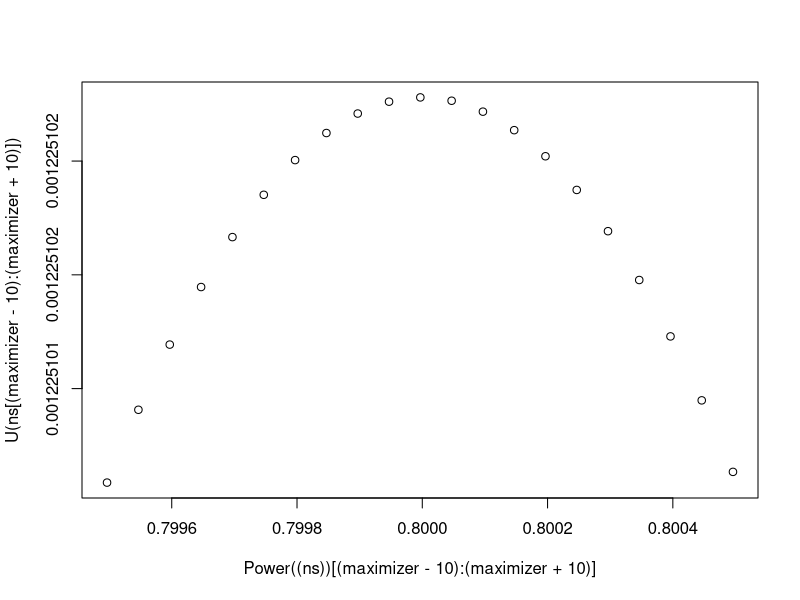
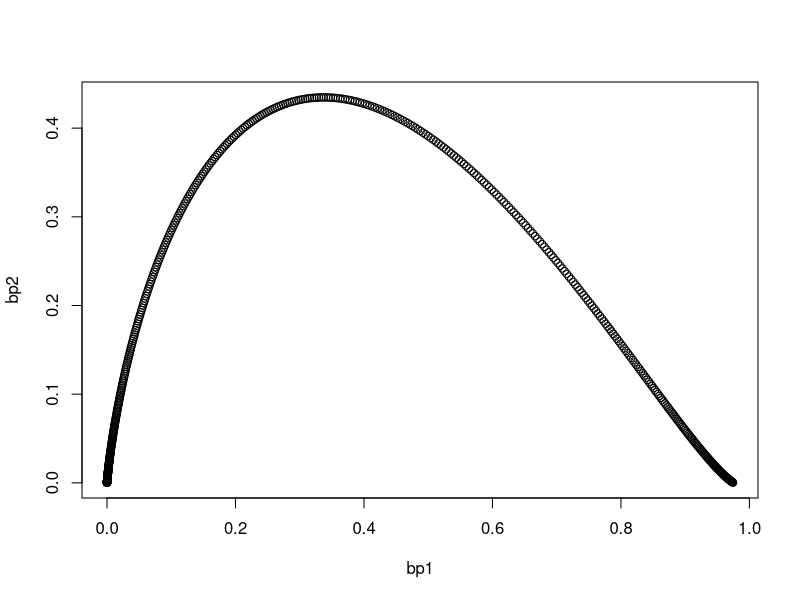

Generate these figures, in order, with R:

#multiple hs
rm(list = ls())
hs <- c(.1,.1,.1)
weights <- c(0.1,0.475,0.475)
weights <- weights/sum(weights)
cv <- 1.96
parm <-  2.8016177
lambda <- 1/((1-pnorm(cv-parm)+pnorm(-cv-parm))-(parm/2)*(dnorm(cv-parm) -dnorm(-cv-parm)))-1
Power <- function(ns){
  pwrs <- rep(0,length(ns))
  for (j in 1:length(ns)){
    n <- ns[j]
    pwrs[j] <- sum((1-pnorm(cv- hs*sqrt (n)) +pnorm(-cv- hs*sqrt (n))  )*weights)  
  }
  return(pwrs) 
}
U <- function(n){
  return( ( (1+lambda)*Power(n) -1 )/n )
}
maxn <- round(2*parm/min(hs))^2
ns <- 1:(maxn*10) /10
Us <- U(ns)
maximizer <- which.max(Us)
plot(Power((ns))[(maximizer-10): (maximizer+10)],U(ns[(maximizer-10): (maximizer+10)]) )
print(c(ns[maximizer] , Power(ns[maximizer]) ))


xs <- 1:600 /100
bp1 <- pnorm(cv-xs)
bp2 <- xs/2*dnorm(cv-xs)
plot(bp1,bp2)

